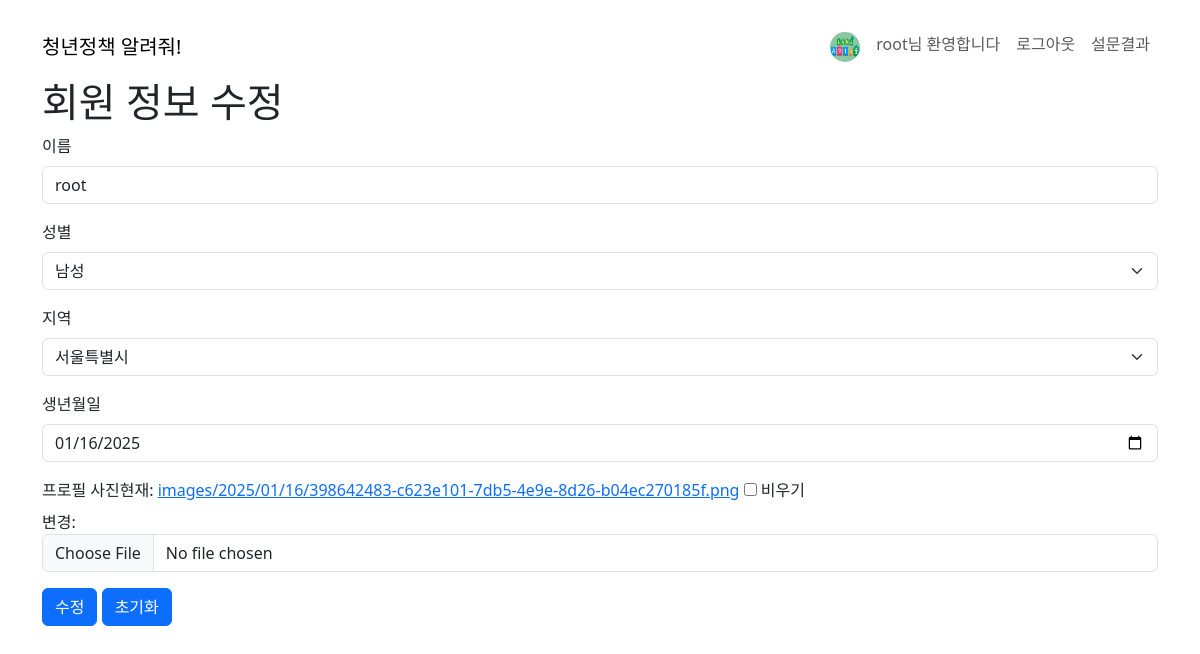
Page /account/update (signed in) on the committed database.
### account/models.py (models this page shows, shortened)
class User(AbstractUser):
    name = models.CharField(
        verbose_name="이름",
        max_length=50,  # varcha(50)
    )
    gender = models.CharField(
        verbose_name="성별",
        max_length=50,  # varchar(50)
        null=True,
    )
    state = models.CharField(
        verbose_name="지역",
        max_length=50,  # varchar(50)
    )
    birthday = models.DateField(
        verbose_name="생년월일",
    )
    profile_img = models.ImageField(
        verbose_name="프로필 사진",
        default="images/default.jpg",
        upload_to="images/%Y/%m/%d",  # 저장경로
        blank=True,
    )

### account/views.py (the view, shortened to what this page needs)
# urls.py: path("update", views.user_update, name="update"),
@login_required
def user_update(request):
    if request.method == "GET":
        object = User.objects.get(pk=request.user.pk)
        form = CustomUserChangeForm(instance=object)
        return render(request, "account/update.html", {"form": form})

### account/forms.py (shortened to what this page needs)
class CustomUserChangeForm(UserChangeForm):
    password = None  # password 변경링크 미표기
    STATE_CHOICE = [
        ("서울특별시", "서울특별시"),
        ("부산광역시", "부산광역시"),
        ("대구광역시", "대구광역시"),
        ("인천광역시", "인천광역시"),
        ("광주광역시", "광주광역시"),
        ("대전광역시", "대전광역시"),
        ("울산광역시", "울산광역시"),
        ("세종특별자치시", "세종특별자치시"),
        ("경기도", "경기도"),
        ("강원도", "강원도"),
        ("충청북도", "충청북도"),
        ("충청남도", "충청남도"),
        ("전라북도", "전라북도"),
        ("전라남도", "전라남도"),
        ("경상북도", "경상북도"),
        ("경상남도", "경상남도"),
    ]
    state = forms.ChoiceField(choices=STATE_CHOICE, widget=forms.Select, label="지역")
    GENDER_CHOICE = [("남성", "남성"), ("여성", "여성")]
    gender = forms.ChoiceField(choices=GENDER_CHOICE, widget=forms.Select, label="성별")
    class Meta:
        model = User
        fields = ["name", "gender", "state", "birthday", "profile_img"]
        widgets = {
            "birthday": forms.DateInput(attrs={"type": "date"}),
        }

### account/templates/account/update.html (shortened to what this page needs)
{% extends "layout.html" %}
{% load django_bootstrap5 %}
{% block contents %}
<h1>회원 정보 수정</h1>
<form method="post" enctype="multipart/form-data">
    {% bootstrap_form form %}
    <div class="mt-3">
        <button type="submit" class="btn btn-primary">수정</button>
        <button type="reset" class="btn btn-primary">초기화</button>
    </div>
</form>
{% endblock contents %}

### templates/layout.html (shortened to what this page needs)
<!DOCTYPE html>
<html lang="en">
<head>
    <link
      href="https://cdn.jsdelivr.net/npm/bootstrap@5.3.3/dist/css/bootstrap.min.css"
      rel="stylesheet"
    />
</head>
<body>
  <nav class="navbar navbar-expand-sm mt-3">
    <div class="container">
      <div class="navbar-header">
      <a href="{% url "chat" %}" class="navbar-brand">청년정책 알려줘!</a>
      </div>
      <div class="navbar-nav">
        {% if user.is_authenticated %}
        <a href="{% url "account:detail" %}" class="nav-link"><img src={{user.profile_img.url}} width="30px" height="30px" class="rounded-circle"></a>
        <a href="{% url "account:detail" %}" class="nav-link">{{user.name}}님 환영합니다</a>
        <a href="{% url "account:logout" %}" class="nav-link">로그아웃</a>
        {% else %}
        <a href="{%url "account:login"%}" class="nav-link">로그인</a>
        {% endif %}
        {% if user.is_authenticated and user.is_staff %}
        <a href="{% url "poll:vote_result" %}" class="nav-link">설문결과</a>
        {% else %}
        <a href="{% url "poll:vote_form" %}" class="nav-link">설문조사</a>
        {% endif %}
      </div>
    </div>
  </nav>
  <div class="container">
    {% block contents %}
    {% endblock contents %}
  </div>
</body>
</html>

### rows in the picture
User: profile_img (picture), name "root", gender "남성", state "서울특별시", birthday "01/16/2025"
